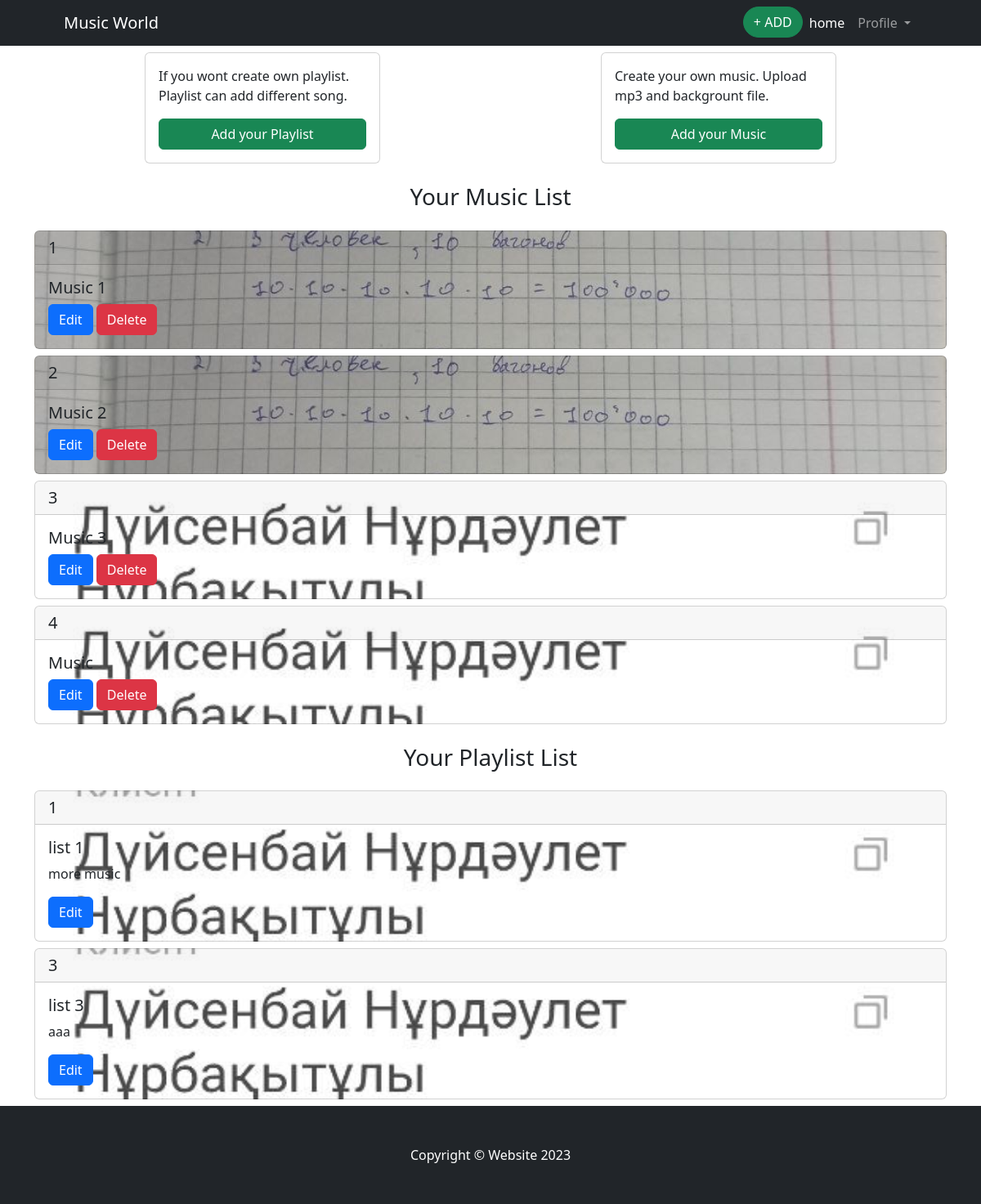
The app's page /add/ (signed in) with its own data.
### playlist/models.py (models this page shows)
class Song(models.Model):
    name_song = models.CharField(max_length=30, default='Music')
    mp3 = models.FileField(upload_to='audio/')
    background = models.FileField(upload_to='song/')
    user_id = models.ForeignKey(User, on_delete=models.CASCADE)
    playlist_id = models.ForeignKey(PlayList, on_delete=models.CASCADE, default=1)

class PlayList(models.Model):
    title = models.CharField(max_length=30, default='No Title')
    description = models.TextField()
    user_id = models.ForeignKey(User, on_delete=models.CASCADE, default=1)
    background = models.FileField(upload_to='playlist/')

### playlist/views.py (the view)
# urls.py: path('', views.choose, name='choose'),
def choose(request):
    if request.user.is_authenticated:
        userid = request.user.id
        songList = Song.objects.filter(user_id=userid)
        playlistList = PlayList.objects.filter(user_id=userid)
        data = {'one': userid, 'two': songList, 'three': playlistList}
        return render(request, template_name='playlist/choose_add.html', context=data)
    else:
        return render(request, template_name='playlist/choose_add.html')

### templates/playlist/choose_add.html (shortened to what this page needs)
{% extends 'base.html' %}
{% block content %}
  {% if user.is_authenticated %}
        <div class="container">
              <div class="row ">
                    <div class="col d-flex justify-content-center">
                      <div class="card" style="width: 18rem;">
                          <div class="card-body">
                            <p class="card-text d-flex justify-content-center">If you wont create own playlist. Playlist can add different song.</p>
                            <a href="{% url 'playlist' %}" class="btn btn-success d-flex justify-content-center">Add your Playlist</a>
                          </div>
                      </div>
                    </div>
                    <div class="col d-flex justify-content-center">
                      <div class="card" style="width: 18rem;">
                          <div class="card-body">
                            <p class="card-text d-flex justify-content-center">Create your own music. Upload mp3 and backgrount file.</p>
                            <a href="{% url 'song' %}" class="btn btn-success d-flex justify-content-center">Add your Music</a>
                          </div>
                      </div>
                    </div>
              </div><h1></h1>
        </div><h1></h1>
        <div class="d-flex justify-content-center">
            <nav class="navbar navbar-light p-3">
                <h3>Your Music List</h3>
            </nav>
        </div>
        {% for item in two %}
            <div class="card" style="background-image: url('media/{{item.background}}'); background-size: cover; background-position: center;">
                  <h5 class="card-header">{{ item.id }}</h5>
                  <div class="card-body">
                    <h5 class="card-title">{{ item.name_song }}</h5>
                    <a href="#" class="btn btn-primary">Edit</a>
                    <a href="#" class="btn btn-danger">Delete</a>
                  </div>
            </div><h1></h1>
        {% endfor %}
        <div class="d-flex justify-content-center">
            <nav class="navbar navbar-light p-3">
                <h3>Your Playlist List</h3>
            </nav>
        </div>
        {% for item in three %}
            <div class="card" style="background-image: url('media/{{item.background}}'); background-size: cover; background-position: center;">
                  <h5 class="card-header">{{ item.id }}</h5>
                  <div class="card-body">
                    <h5 class="card-title">{{ item.title }}</h5>
                    <p>{{ item.description }}</p>
                    <a href="#" class="btn btn-primary">Edit</a>
                  </div>
            </div><h1></h1>
        {% endfor %}
  {% endif %}
{% endblock %}

### records on screen
Song: background (picture), id "1", name_song "Music 1"
Song: background (picture), id "2", name_song "Music 2"
Song: background (picture), id "3", name_song "Music 3"
Song: background (picture), id "4", name_song "Music"
PlayList: background (picture), id "1", title "list 1", description "more music"
PlayList: background (picture), id "3", title "list 3", description "aaa"
